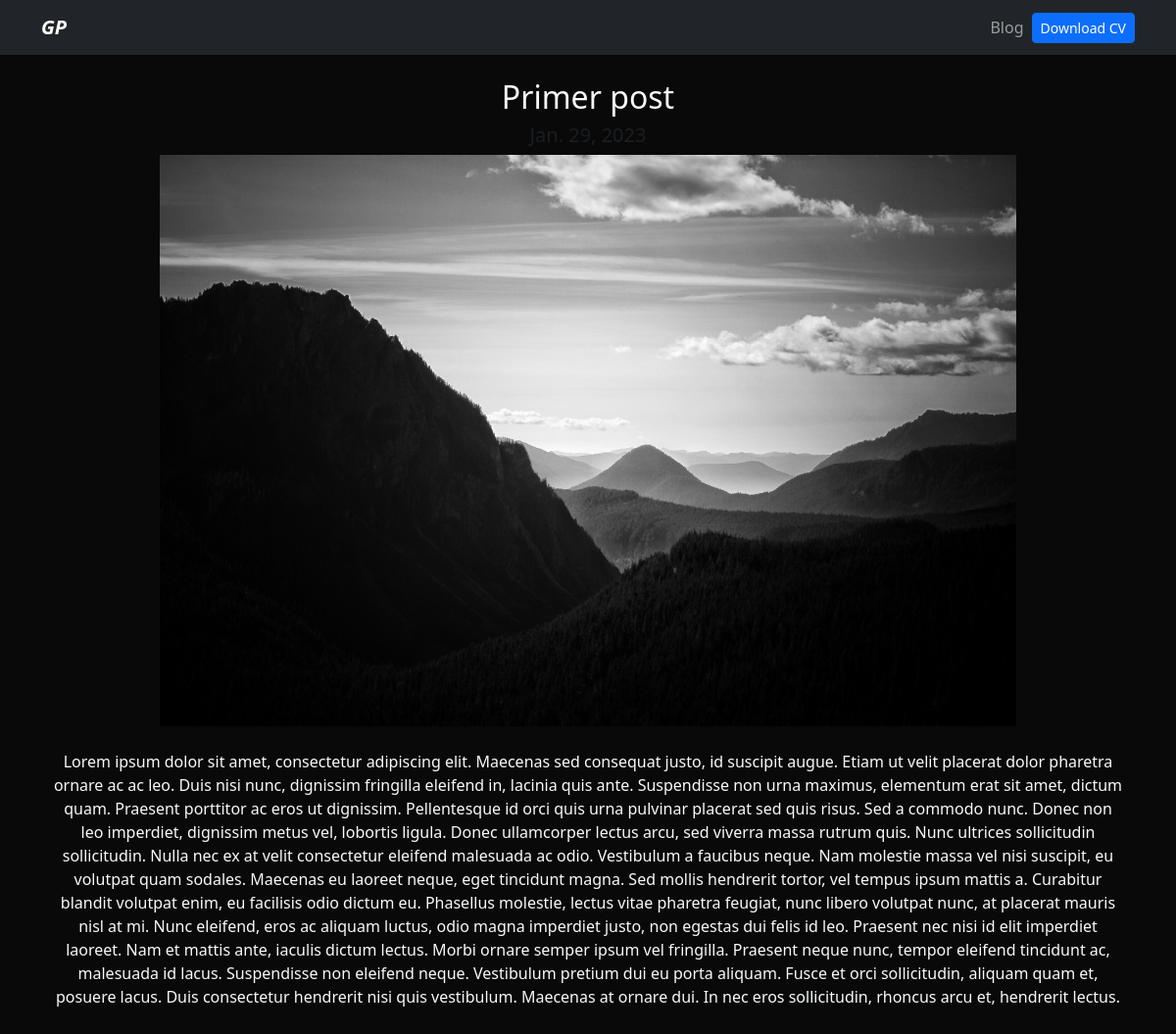
The page /blog/1 on the database its author committed.
### blog/models.py (models this page shows)
class Post(models.Model):
    title = models.CharField(max_length=50)
    content = models.TextField()
    image = models.ImageField(upload_to='blog/images')
    date = models.DateField(datetime.date.today)

### blog/views.py (the view)
# urls.py: path('<int:post_id>', render_single_post, name='single_post'),
def render_single_post(request, post_id):
    post = get_object_or_404(Post, pk=post_id)
    return render(request, 'single_post.html', {'post':post})

### blog/templates/single_post.html
{% extends 'layout.html' %}
{% block content %}
    <div class="text-center">
        <h2>{{ post.title }}</h2>
        <h3 class="my-2 h5 text-muted">{{ post.date }}</h3>
        <img src="{{ post.image.url }}" alt="" class="img-fluid img-sm" style="width: 80%;">
        <div class="my-4">
            <p>{{ post.content|safe }}</p>
        </div>
    </div>
{% endblock %}

### static/main.css (style rules this page uses)
body { background: #090909; }

### rows shown on the page
Post: title "Primer post", date "Jan. 29, 2023", image (picture), content "Lorem ipsum dolor sit amet, consectetur adipiscing elit. Maecenas sed consequat justo, id suscipit augue. Etiam ut velit placerat dolor pharetra ornare ac ac leo. Duis nisi nunc, dignissim fringilla eleifend in, lacinia quis ante. Suspendisse non urna maximus, elementum erat sit amet, dictum quam. Praesent porttitor ac eros ut dignissim. Pellentesque id orci quis urna pulvinar placerat sed quis risus. Sed a commodo nunc. Donec non leo imperdiet, dignissim metus vel, lobortis ligula. Donec ullamcorper lectus arcu, sed viverra massa rutrum quis. Nunc ultrices sollicitudin sollicitudin. Nulla nec ex at velit consectetur eleifend malesuada ac odio. Vestibulum a faucibus neque. Nam molestie…"
